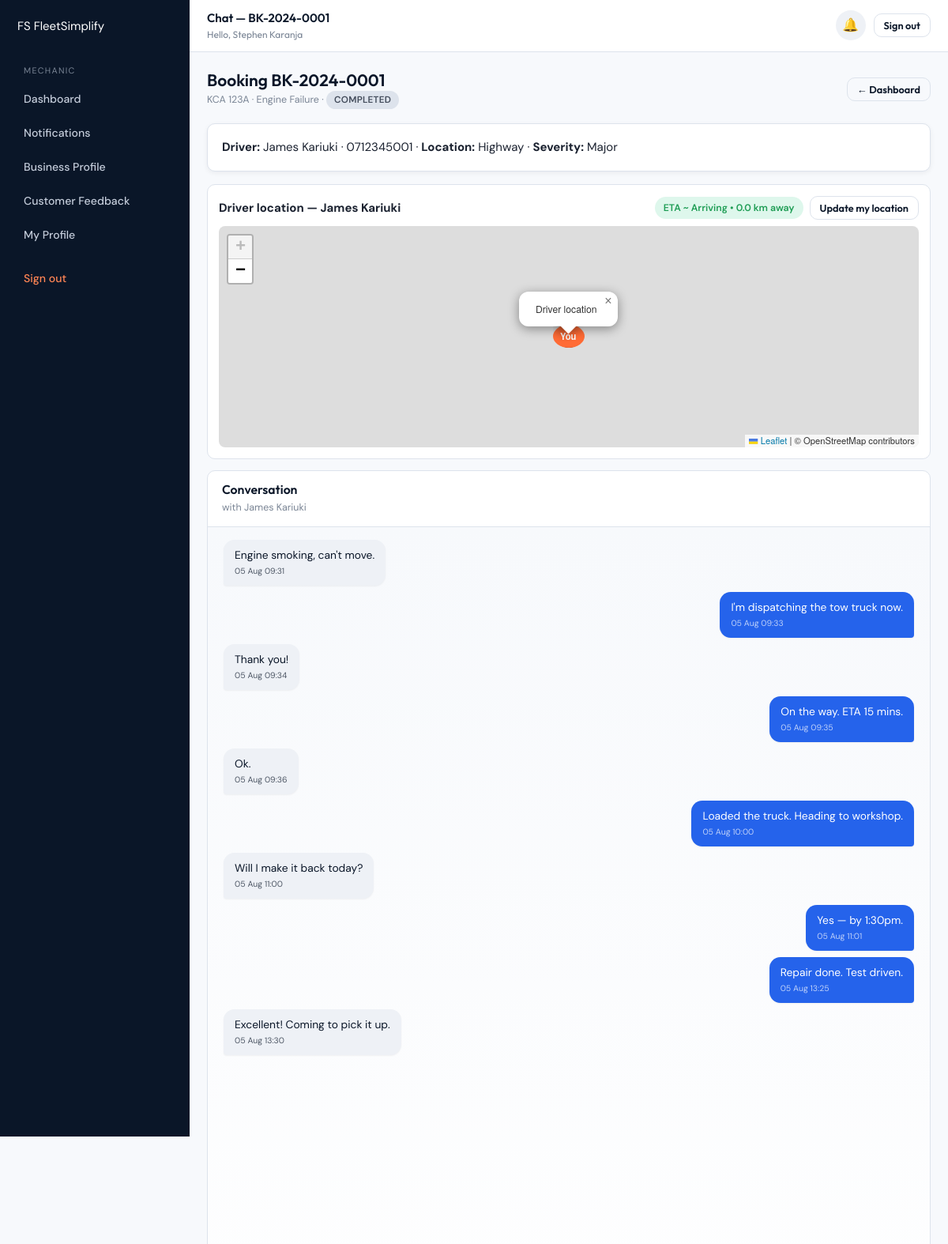
The app's page /mechanic/chat.php?booking_id=1 (signed in, upper part), older data.
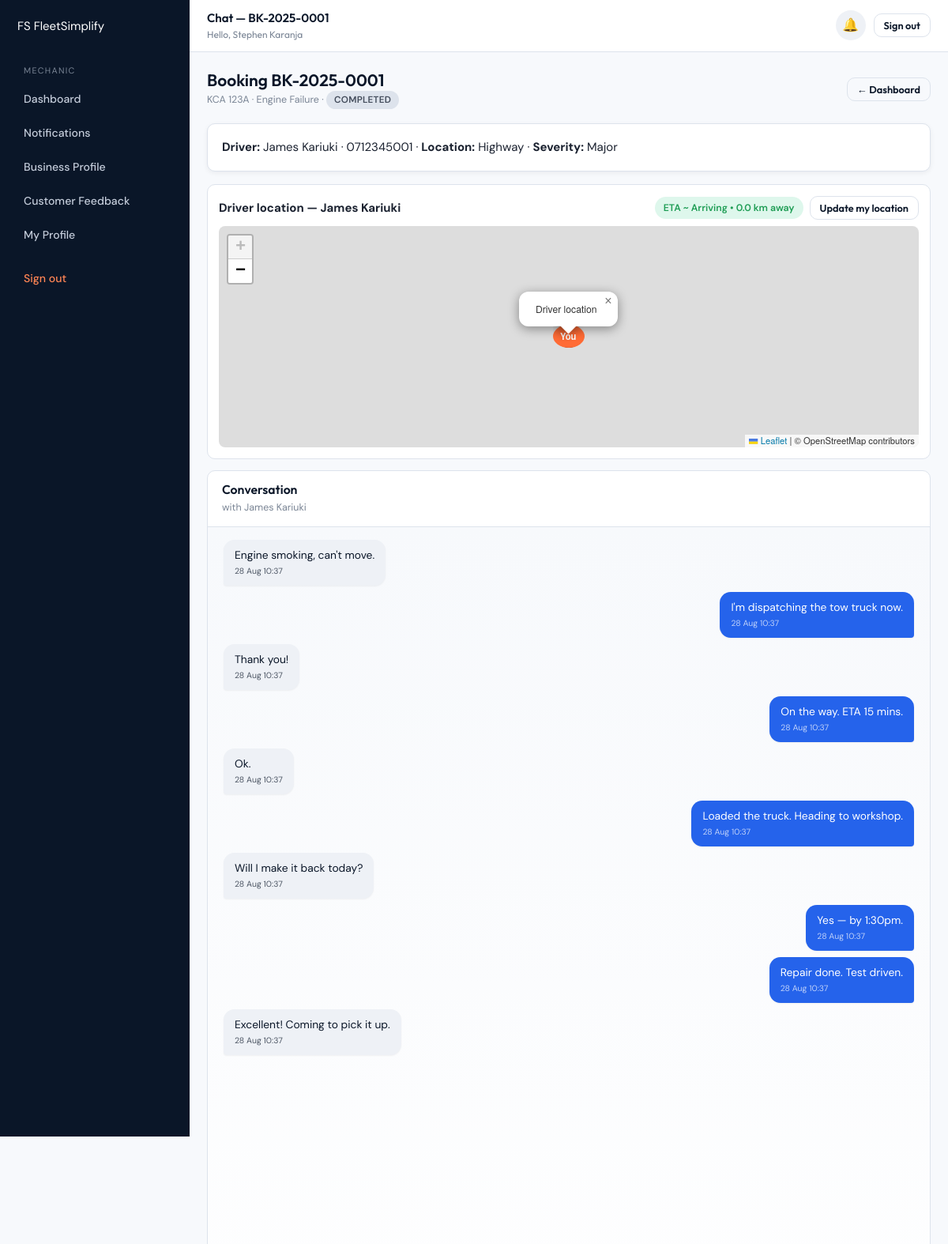
The same page, newer data.
### tables this page shows
CREATE TABLE bookings (
  id                  INT UNSIGNED NOT NULL AUTO_INCREMENT,
  booking_number      VARCHAR(20)  NOT NULL,
  user_id             INT UNSIGNED NOT NULL,
  mechanic_id         INT UNSIGNED NULL,
  vehicle_plate       VARCHAR(20)  NOT NULL,
  vehicle_type        VARCHAR(40)  NOT NULL,
  breakdown_cause     VARCHAR(60)  NOT NULL,
  breakdown_location  VARCHAR(60)  NOT NULL,
  severity            VARCHAR(20)  NOT NULL DEFAULT 'Minor',
  status              ENUM('new','in_progress','completed','rejected') NOT NULL DEFAULT 'new',
  repair_method       VARCHAR(60)  NULL,
  downtime_reason     VARCHAR(60)  NULL,
  spare_parts_used    VARCHAR(255) NULL,
  repair_time_minutes INT UNSIGNED NULL,
  amount              DECIMAL(10,2) NOT NULL DEFAULT 0,
  driver_lat          DECIMAL(10,7) NULL,
  driver_lng          DECIMAL(10,7) NULL,
  created_at          TIMESTAMP    NOT NULL DEFAULT CURRENT_TIMESTAMP,
  updated_at          TIMESTAMP    NOT NULL DEFAULT CURRENT_TIMESTAMP ON UPDATE CURRENT_TIMESTAMP,
  PRIMARY KEY (id),
  UNIQUE KEY uq_bookings_number (booking_number),
  KEY idx_bookings_user (user_id),
  KEY idx_bookings_mechanic (mechanic_id),
  KEY idx_bookings_status (status),
  KEY idx_bookings_created (created_at),
  CONSTRAINT fk_bookings_user FOREIGN KEY (user_id) REFERENCES users(id) ON DELETE CASCADE,
  CONSTRAINT fk_bookings_mechanic FOREIGN KEY (mechanic_id) REFERENCES mechanics(id) ON DELETE SET NULL
);

CREATE TABLE messages (
  id           INT UNSIGNED NOT NULL AUTO_INCREMENT,
  booking_id   INT UNSIGNED NOT NULL,
  sender_type  ENUM('user','mechanic') NOT NULL,
  sender_id    INT UNSIGNED NOT NULL,
  message      TEXT NOT NULL,
  sent_at      TIMESTAMP NOT NULL DEFAULT CURRENT_TIMESTAMP,
  PRIMARY KEY (id),
  KEY idx_messages_booking (booking_id),
  CONSTRAINT fk_messages_booking FOREIGN KEY (booking_id) REFERENCES bookings(id) ON DELETE CASCADE
);

CREATE TABLE users (
  id          INT UNSIGNED NOT NULL AUTO_INCREMENT,
  name        VARCHAR(120) NOT NULL,
  email       VARCHAR(190) NOT NULL,
  password    VARCHAR(255) NOT NULL,
  mobile      VARCHAR(10)  NOT NULL,
  created_at  TIMESTAMP    NOT NULL DEFAULT CURRENT_TIMESTAMP,
  PRIMARY KEY (id),
  UNIQUE KEY uq_users_email (email)
);

### mechanic/chat.php (the view, shortened to what this page needs)
<?php
require_once __DIR__ . '/../config/init.php';
$u = current_user();
$pdo = db();
$bid = (int)($_GET['booking_id'] ?? 0);
$st = $pdo->prepare("
    SELECT b.*, u.name AS user_name, u.mobile AS user_mobile
    FROM bookings b JOIN users u ON u.id = b.user_id
    WHERE b.id = :id AND b.mechanic_id = :m LIMIT 1
");
$st->execute([':id' => $bid, ':m' => $u['uid']]);
$booking = $st->fetch();
$st = $pdo->prepare('SELECT id, sender_type, sender_id, message, sent_at FROM messages WHERE booking_id = :b ORDER BY id ASC');
$st->execute([':b' => $bid]);
$messages = $st->fetchAll();
$last_id = $messages ? (int)end($messages)['id'] : 0;
$page_title = 'Chat — ' . $booking['booking_number'];
include __DIR__ . '/../partials/header.php';
?>
<link rel="stylesheet" href="https://unpkg.com/leaflet@1.9.4/dist/leaflet.css" />
<div class="app">
    <?php include __DIR__ . '/../partials/sidebar-mechanic.php'; ?>
    <main class="main">
        <?php $show_bell = true; include __DIR__ . '/../partials/topbar.php'; ?>
        <div class="content">
            <div class="page-h">
                <div>
                    <h2 style="margin:0">Booking <?= e($booking['booking_number']) ?></h2>
                    <small class="text-muted"><?= e($booking['vehicle_plate']) ?> · <?= e($booking['breakdown_cause']) ?> · <?= status_badge($booking['status']) ?></small>
                </div>
                <div class="flex gap-8">
                    <a class="btn btn-outline btn-sm" href="<?= e(url('mechanic/dashboard.php')) ?>">← Dashboard</a>
                </div>
            </div>
            <div class="card mb-16">
                <strong>Driver:</strong> <?= e($booking['user_name']) ?> · <?= e($booking['user_mobile']) ?>
                · <strong>Location:</strong> <?= e($booking['breakdown_location']) ?>
                · <strong>Severity:</strong> <?= e($booking['severity']) ?>
            </div>
            <?php if ($booking['driver_lat'] && $booking['driver_lng']): ?>
            <div class="gps-panel">
                <div class="f-between mb-8">
                    <strong>Driver location — <?= e($booking['user_name']) ?></strong>
                    <span class="flex gap-8" style="align-items:center">
                        <span id="eta-pill" class="eta-pill">Computing ETA…</span>
                        <button id="loc-btn" type="button" class="btn btn-sm btn-outline">Update my location</button>
                    </span>
                </div>
                <div id="track-map" class="gps-map"></div>
            </div>
            <?php else: ?>
            <div class="card mb-16 text-muted">
                Driver did not share GPS coordinates with this booking — map unavailable.
            </div>
            <?php endif; ?>
            <div class="chat-shell">
                <div class="chat-h"><div><h3>Conversation</h3><small>with <?= e($booking['user_name']) ?></small></div></div>
                <div class="chat-body" id="chat-body">
                    <?php foreach ($messages as $m): $mine = $m['sender_type'] === 'mechanic'; ?>
                        <div class="bubble <?= $mine ? 'sent' : 'received' ?>">
                            <div><?= e($m['message']) ?></div>
                            <small><?= e(date('d M H:i', strtotime($m['sent_at']))) ?></small>
                        </div>
                    <?php endforeach; ?>
                </div>
            </div>
        </div>
    </main>
</div>
<?php include __DIR__ . '/../partials/footer.php'; ?>

### partials/topbar.php
<?php
$u = $u ?? current_user();
$show_bell = $show_bell ?? false;
$page_title = $page_title ?? '';
?>
<div class="topbar">
    <div class="greeting">
        <?= e($page_title ?: 'Dashboard') ?>
        <small>Hello, <?= e($u['name'] ?? '') ?></small>
    </div>
    <div class="topbar-actions">
        <?php if ($show_bell): ?>
            <a class="bell" id="notif-bell" href="<?= e(url('mechanic/notifications.php')) ?>" title="Notifications">
                🔔<span class="count" style="display:none">0</span>
            </a>
        <?php endif; ?>
        <a class="btn btn-outline btn-sm" href="<?= e(url('auth/logout.php')) ?>">Sign out</a>
    </div>
</div>

Row changes from the older to the newer data that the page shows:
changed bookings "Highway": booking_number "BK-2024-0001" → "BK-2025-0001"
changed messages "Engine smoking, can't move.": sent_at "05 Aug 09:31" → "28 Aug 10:37"
changed messages "I'm dispatching the tow truck now.": sent_at "05 Aug 09:33" → "28 Aug 10:37"
changed messages "Thank you!": sent_at "05 Aug 09:34" → "28 Aug 10:37"
changed messages "On the way. ETA 15 mins.": sent_at "05 Aug 09:35" → "28 Aug 10:37"
changed messages "Ok.": sent_at "05 Aug 09:36" → "28 Aug 10:37"
changed messages "Loaded the truck. Heading to workshop.": sent_at "05 Aug 10:00" → "28 Aug 10:37"
changed messages "Will I make it back today?": sent_at "05 Aug 11:00" → "28 Aug 10:37"
changed messages "Yes — by 1:30pm.": sent_at "05 Aug 11:01" → "28 Aug 10:37"
changed messages "Repair done. Test driven.": sent_at "05 Aug 13:25" → "28 Aug 10:37"
changed messages "Excellent! Coming to pick it up.": sent_at "05 Aug 13:30" → "28 Aug 10:37"
Text that changed along with them:
$page_title ?: 'Dashboard': "Chat — BK-2024-0001" → "Chat — BK-2025-0001"
